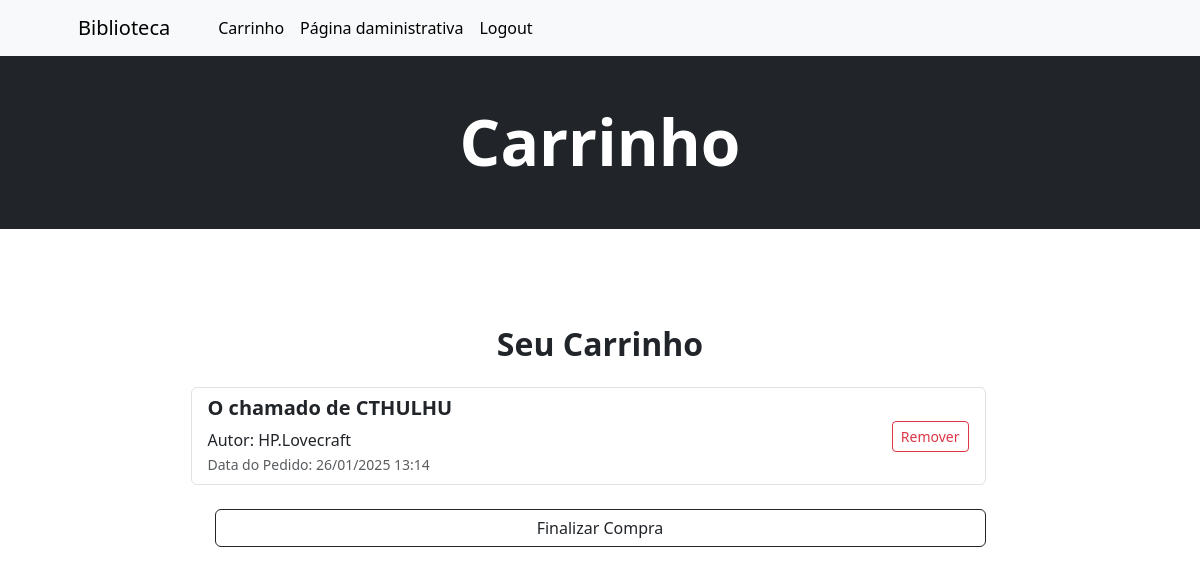
Screenshot of /carrinho/ (signed in) with the database file from the repository.
### biblioteca/models.py (models this page shows, shortened)
class Pedidos(models.Model):
    livro = models.ForeignKey(Livros, on_delete=models.CASCADE)
    cliente = models.ForeignKey(User, on_delete=models.CASCADE)
    data_pedido = models.DateTimeField(auto_now_add=True)

class Livros(models.Model):
    id = models.BigAutoField(primary_key=True)
    titulo = models.CharField(max_length=40)
    sub_titulo = models.CharField(max_length=50, blank=True, null=True)
    genero = models.CharField(max_length=20)
    sinopse = models.TextField(blank=True, null=True)
    autor = models.ForeignKey(Autores, on_delete=models.CASCADE)

class Autores(models.Model):
    id = models.AutoField(primary_key=True)
    nome = models.CharField(max_length=10)
    sobre_nome = models.CharField(max_length=20, null=True)
    nacionalidade = models.CharField(max_length=15, null=True)

### biblioteca/views.py (the view)
# urls.py: path('carrinho/', listar_pedidos_usuario, name='carrinho'),
@login_required
def listar_pedidos_usuario(request):
    usuario_logado = request.user
    pedidos_usuario = Pedidos.objects.filter(cliente=usuario_logado)
    return render(request, 'carrinho.html', {'pedidos': pedidos_usuario})

### biblioteca/templates/carrinho.html (shortened to what this page needs)
{% extends "base.html" %}
{% block title %}Carrinho{% endblock title %}
{% block content %}
<section class="py-5">
    <div class="container px-4 px-lg-5 mt-5">
        <h2 class="fw-bolder mb-4 text-center">Seu Carrinho</h2>
        <div class="row gx-4 gx-lg-5 justify-content-center">
            {% if pedidos %}
            <ul class="list-group w-75">
                {% for pedido in pedidos %}
                <li class="list-group-item d-flex justify-content-between align-items-center">
                    <div>
                        <h5 class="fw-bolder">{{ pedido.livro.titulo }}</h5>
                        <p class="mb-0">Autor: {{ pedido.livro.autor.nome }}</p>
                        <small class="text-muted">Data do Pedido: {{ pedido.data_pedido|date:"d/m/Y H:i" }}</small>
                    </div>
                    <div>
                        <form action="{% url 'remover_pedido' pedido.id %}" method="post" class="d-inline">
                            <button type="submit" class="btn btn-outline-danger btn-sm">Remover</button>
                        </form>
                    </div>
                </li>
                {% endfor %}
            </ul>
            <form action="{% url 'comprar' %}" method="POST" class="w-75 mt-4">
                <button type="submit" class="btn btn-outline-dark w-100">Finalizar Compra</button>
            </form>
            {% else %}
            <div class="text-center">
                <p class="text-muted fs-5">Você não tem pedidos.</p>
            </div>
            {% endif %}
        </div>
    </div>
</section>
{% endblock content %}

### rows the page displays
Pedidos: livro.titulo "O chamado de CTHULHU", livro.autor.nome "HP.Lovecraft", data_pedido "26/01/2025 13:14"
